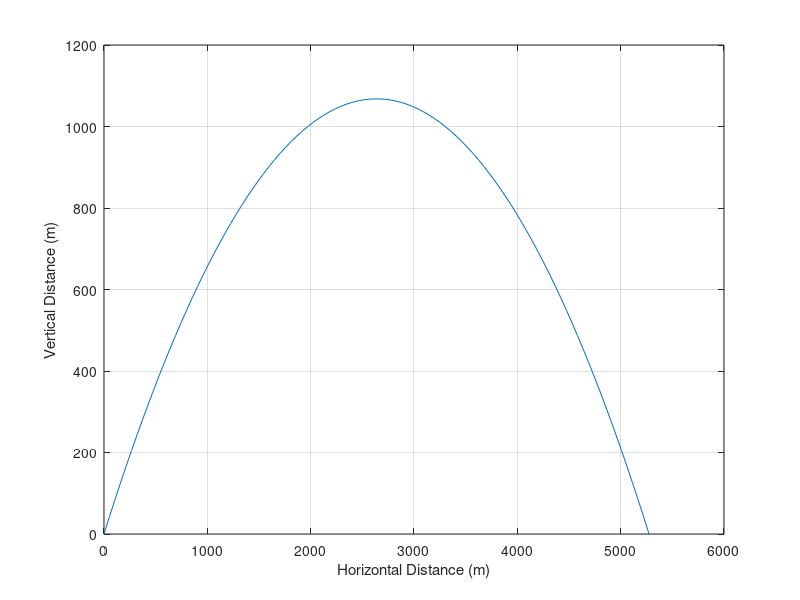

MATLAB code for this plot:
% 11111111111111111111111111111111111111111111111111

x = pi/5;
LHS = cos(x/2)^2;
RHS = (tan(x) + sin(x)) / (2 * tan(x));
disp(['LHS: ', num2str(LHS)]);
disp(['RHS: ', num2str(RHS)]);
if abs(LHS - RHS) < 1e-10
   disp('The identity holds true.');
else
   disp('The identity does not hold.');
end

% 22222222222222222222222222222222222222222222222222

To = 120;
Ts = 38; 
k = 0.45;
t = 3; 
T = Ts + (To - Ts) * exp(-k * t);
T

% 3333333333333333333333333333333333333333333333333

m = [2, 4, 5, 10, 20, 50];    
F = [12.5, 23.5, 30, 61, 117, 294]; 
g = 9.81;   
mu = F ./ (m * g);
mu_avg = mean(mu);
mu
mu_avg

% 44444444444444444444444444444444444444444444444444

r = 120; l = 250; rpm = 500; omega = 2 * pi * rpm / 60;
t = linspace(0, 2*pi/omega, 1000);
theta = omega * t;
x = r * cos(theta) + sqrt(l^2 - (r * sin(theta)).^2);
v = gradient(x) ./ gradient(t); 
a = gradient(v) ./ gradient(t); 
plot(t, x, 'b', t, v, 'r', t, a, 'g'); grid on;
legend('Position (mm)', 'Velocity (mm/s)', 'Acceleration (mm/s^2)');
xlabel('Time (s)'); title('Piston Position, Velocity, and Acceleration');

% 55555555555555555555555555555555555555555555555555

v0 = 250; theta = 65; v_wind = 30; g = 9.81;
t_flight = 2*v0*sin(theta)/g; 
t = linspace(0, t_flight , 1000); 
z = v0 * sin(theta) * t - 0.5 * g * t.^2;
y = v0 * cos(theta) * t;                 
x = v_wind * t;                          
plot3(0*t, y, z, 'b', x, y, z, 'r'); 
grid on; xlabel('West (m)'); ylabel('North (m)'); zlabel('Height (m)');
legend('No Wind', 'With Wind'); title('Projectile Trajectory');

% 66666666666666666666666666666666666666666666666666

b = 300000; w = 25000; r = 0.05; inf = 0.02; y = 0;
while b > 0
    y = y + 1; 
    b = b * (1 + r) - w;
    B(y) = b; 
    W(y) = w; 
    w = w * (1 + inf);  
end
plot(1:y, W, 'r', 1:y, [300000 B(1:end-1)], 'b');  
xlabel('Year'); ylabel('Amount ($)'); grid on;
legend('Withdrawals', 'Balance'); title('Withdrawals and Balance');

% 7777777777777777777777777777777777777777777777777

singers = {'John', 'Mary', 'Tracy', 'Mike', 'Katie', 'David'};
randomOrder = randperm(length(singers));
disp('The random performance order is:');
for i = 1:length(singers)
   disp([num2str(i),'. ' singers{randomOrder(i)}]);
   % fprintf('%d. %s\n', i, singers{randomOrder(i)});
end
% disp(singers(randperm(length(singers))));

% 8888888888888888888888888888888888888888888888888

% projectile.m
function [h_max, d_max] = projectile(v0, theta)
    g = 9.81;
    theta = deg2rad(theta);
    h_max = (v0^2 * sin(theta)^2) / (2 * g);
    d_max = (v0^2 * sin(2 * theta)) / g;
    T = v0 * 2 * sin(theta) / g;
    t = linspace(0, T, 100);
    x = v0 * cos(theta) * t; 
    y = v0 * sin(theta) * t - 0.5 * g * t.^2;  
    plot(x, y); grid on;
    xlabel('Horizontal Distance (m)'); ylabel('Vertical Distance (m)');  
end

% ak8.m
[v0, theta] = deal(230, 39);
[h, d] = projectile(v0, theta);
fprintf('Max Height: %.2f m, Max Distance: %.2f m\n', h, d);

% 99999999999999999999999999999999999999999999999

function thickness = box_thickness(weight)
    L = 24; W = 12; H = 4;    
    specific_weight = 0.101;   
    eq = @(x) specific_weight * (L*W*H - (L-2*x)*(W-2*x)*(H-x)) - weight;
    thickness = fzero(eq, 0.1); 
end
thickness = box_thickness(15);
thickness


